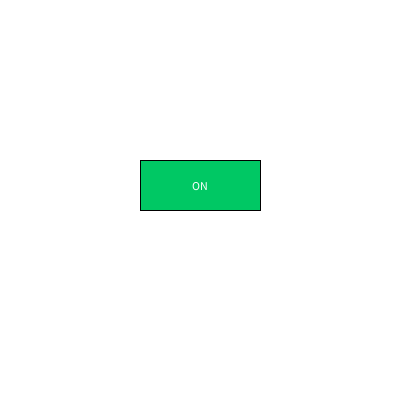
Frame 1 (no input)
Frame 60 (the mouse pressed at the canvas centre just before this capture): identical to frame 1, image omitted
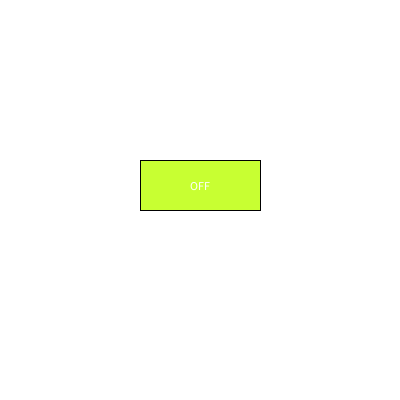
Frame 120 (the mouse held since frame 60 and released just before this capture)

The Processing sketch that drew these frames (run headless with seeded random() and noise(); from frame 60 on, the mouse is pressed at the canvas centre):

// Processing sketch: ONOFF_pde
// ── ONOFF_pde.pde
int btnX = 140;
int btnY = 160;
int btnW = 120;
int btnH = 50;

boolean isOn = true;

void setup(){
  size(400,400);
}

void draw(){
  background(255);
  if(isOn){
    fill(0,200,100);
  }
  else{
    fill(200,500,50);
  }

  rect(btnX, btnY, btnW, btnH);
  fill(255);
  textAlign(CENTER, CENTER);

  if(isOn){
    text("ON", btnX+btnW/2, btnY+btnH/2);
  }
  else{
    text("OFF", btnX+btnW/2, btnY+btnH/2);
  }
}
    
void mousePressed(){
  if(mouseX > btnX && mouseX < btnX + btnW &&
  mouseY > btnY && mouseY < btnY + btnH){
    isOn = !isOn;
  }
}

  
  
